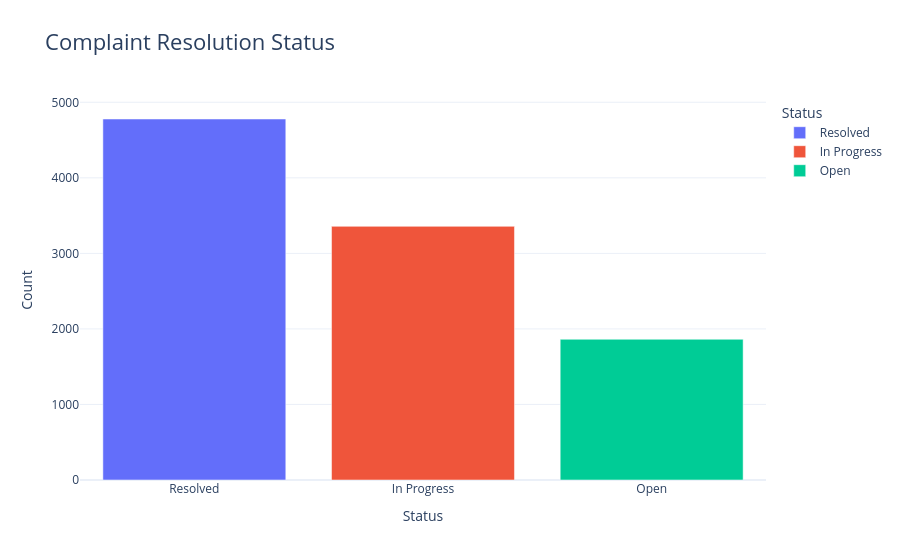

Notebook code cell kept with this figure:
### Code cell
# =========================================================
# 3.8 RESOLUTION STATUS DISTRIBUTION
# =========================================================

status_df = (
    df["status"]
    .value_counts()
    .reset_index()
)

status_df.columns = ["Status", "Count"]

fig = px.bar(
    status_df,
    x="Status",
    y="Count",
    title="Complaint Resolution Status",
    template="plotly_white",
    color="Status"
)

fig.update_layout(title_font_size=22)

fig.show()

# Save screenshot as:
# assets/complaint-resolution-status.png

### Figure 1 — Plotly figure (JSON) as saved in the notebook; plotly's stock layout.template omitted (floating-point values rounded to 4 significant figures)
{"data": [{"hovertemplate": "Status=%{x}<br>Count=%{y}<extra></extra>", "legendgroup": "Resolved", "marker": {"color": "#636efa", "pattern": {"shape": ""}}, "name": "Resolved", "orientation": "v", "showlegend": true, "textposition": "auto", "type": "bar", "x": ["Resolved"], "xaxis": "x", "y": [4779], "yaxis": "y"}, {"hovertemplate": "Status=%{x}<br>Count=%{y}<extra></extra>", "legendgroup": "In Progress", "marker": {"color": "#EF553B", "pattern": {"shape": ""}}, "name": "In Progress", "orientation": "v", "showlegend": true, "textposition": "auto", "type": "bar", "x": ["In Progress"], "xaxis": "x", "y": [3358], "yaxis": "y"}, {"hovertemplate": "Status=%{x}<br>Count=%{y}<extra></extra>", "legendgroup": "Open", "marker": {"color": "#00cc96", "pattern": {"shape": ""}}, "name": "Open", "orientation": "v", "showlegend": true, "textposition": "auto", "type": "bar", "x": ["Open"], "xaxis": "x", "y": [1863], "yaxis": "y"}], "layout": {"barmode": "relative", "legend": {"title": {"text": "Status"}, "tracegroupgap": 0}, "title": {"font": {"size": 22}, "text": "Complaint Resolution Status"}, "xaxis": {"anchor": "y", "categoryarray": ["Resolved", "In Progress", "Open"], "categoryorder": "array", "domain": [0, 1], "title": {"text": "Status"}}, "yaxis": {"anchor": "x", "domain": [0, 1], "title": {"text": "Count"}}}}
